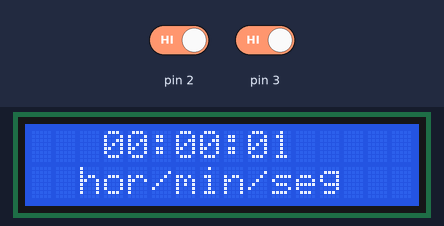
The sketch below on a simulated Arduino Uno, built with avr-gcc and run on an emulated ATmega328P. Shown: 16×2 character LCD. The test bench sets the inputs (shaded band); at power-on: pin 3 HIGH, pin 2 HIGH. Sleep ends after the set time or at an interrupt.

Above: at 1.2 s.
1.3 s: pin 3 driven LOW
At 1.53 s:
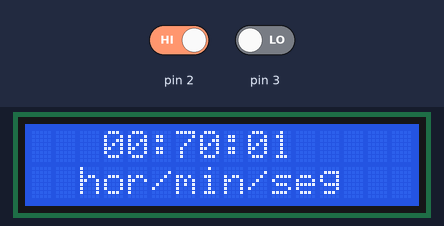
2.8 s: pin 2 driven LOW
At 4.0 s:
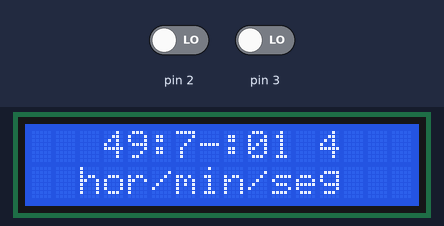
4.4 s: pin 2 driven HIGH
At 4.58 s:
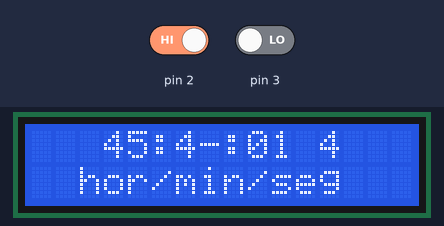
5.9 s: pin 3 driven HIGH
At 6.9 s:
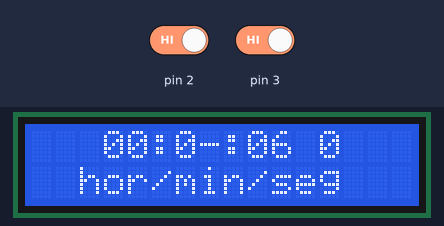
7.8 s: pin 2 driven LOW
At 8.6 s:
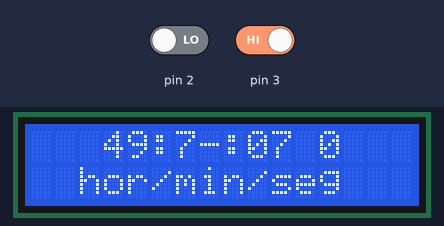
Timing chart, 0 to 10.8 s (numbered marks = the images above; inputs shaded):
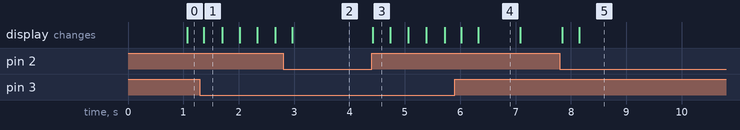

The sketch:

RelojMenorCosteComputacional.ino
```cpp
/*
 *                                                              UNIVERSIDAD TÉCNICA DEL NORTE
 *                                                                      FICA-CIERCOM
 *                                                                 SISTEMAS MICROPROCESADOS
 *      Nombre: Fredy Chicaiza
 *      Fecha: 5-2-2019
 *      Actividad: Realizar un reloj dentro del arduino con el menor coste computacional que se visualiza en una LCD (apagar los periféricos que no se usen).
 */
#include <avr/sleep.h>
#include <avr/power.h>
#include <LiquidCrystal.h>
#include <TimerOne.h>
LiquidCrystal lcd(13,12,11,10,9,8);
int seg = 0;
int minu = 0;
int ho = 0;
void setup() {
lcd.begin(16, 2);
Timer1.initialize(1000000);   // Contador a 1 seg
Timer1.attachInterrupt(cont);    // Se configurara el metodo
attachInterrupt(0, horero, LOW);
attachInterrupt(1, minutero, LOW);
set_sleep_mode(SLEEP_MODE_IDLE); //dormir la memoria del programa
sleep_enable();//habilita la entrada de modos sleep
}
void loop() {
 minutos(); //funcion minutos
 segundos();//funcion segundos
 horas(); //funcion horas
 if (ho > 23) //Si el ho llega a 23  reiniciara empezando desde 0
  ho = 0;
 estructuraLcd();  //funcion estructura LCD
 sleep_mode(); //manda a dormir

  //Perefericos desabilitado
power_adc_disable();
power_spi_disable();
power_twi_disable();
power_timer0_disable();


}
void cont() { // Funcion contador
 seg++;        //Incrementara en 1
 if (seg > 59) {  //Si el seg llega a 59 el  reinicia empezando desde 0
 seg = 0;
 minu++;    //Incrementara en 1 el minu
}
 if (minu > 59) {  //Si el seg llega a 59 el  reinicia empezando desde 0
  minu = 0;
   ho++;
}
}
void segundos() { // Funcion  segundos
if (seg < 10) {     //Si el seg es menor a 10
 lcd.setCursor(9, 0); // Se imprimira en la columna 9 fila 0 --> el 0
 lcd.print(0);
 lcd.setCursor(10, 0); // Se imprimira en la columna 10 fila 0 --> el seg
 lcd.print(seg);
}
else {
  lcd.setCursor(9, 0); // Se imprimira en la columna 9 fila 0 --> el seg
  lcd.print(seg);
}
}
void minutos() { // Funcion  minutos
if (minu < 10) { //Si el minu es menor a 10
  lcd.setCursor(6, 0);  // Se imprimira en la columna 6 fila 0 --> el 0
  lcd.print(0);
  lcd.setCursor(7, 0); // Se imprimira en la columna 7 fila 0 --> el minu
  lcd.print(minu);
}
else {
 lcd.setCursor(6, 0);  // Se imprimira en la columna 6 fila 0 --> el minu
 lcd.print(minu);
}
}
void minutero() {
 minu++;               // El minutero se incrementa en 1
}
void horas() {   // Funcion  horas
if (ho < 10) {   //Si el ho es menor a 10
lcd.setCursor(3, 0); // Se imprimira en la columna 3 fila 0 --> el 0
lcd.print(0);
lcd.setCursor(4, 0); // Se imprimira en la columna 4 fila 0 --> el ho
lcd.print(ho);
}
else {
lcd.setCursor(3, 0); // Se imprimira en la columna 3 fila 0 --> el ho
lcd.print(ho);
}
}
void horero() {  // Funcion  horero
 ho++;            // El horero se incrementa en 1
}
void estructuraLcd(){  // Funcion  estructura de la Lcd
 lcd.setCursor(5, 0);  // Se imprimira en la columna 5 fila 0 --> :
 lcd.print(':');
 lcd.setCursor(8, 0);   // Se imprimira en la columna 8 fila 0 --> :
 lcd.print(':');
 lcd.setCursor(11, 0);  // Se imprimira en la columna 11 fila 0 -->
 lcd.print(' ');
 lcd.setCursor(2, 1);  // Se imprimira en la columna 2 fila 1 --> hor/min/seg
 lcd.print("hor/min/seg");

  }
```

Measured:
- after the input at 1.3 s, the display: changes after 0.07 s (image 1)
- after the input at 4.4 s, the display: changes at once (image 3)
- what the display in image 4 shows lasts 0.8 s, from 6.3 s to 7.1 s
